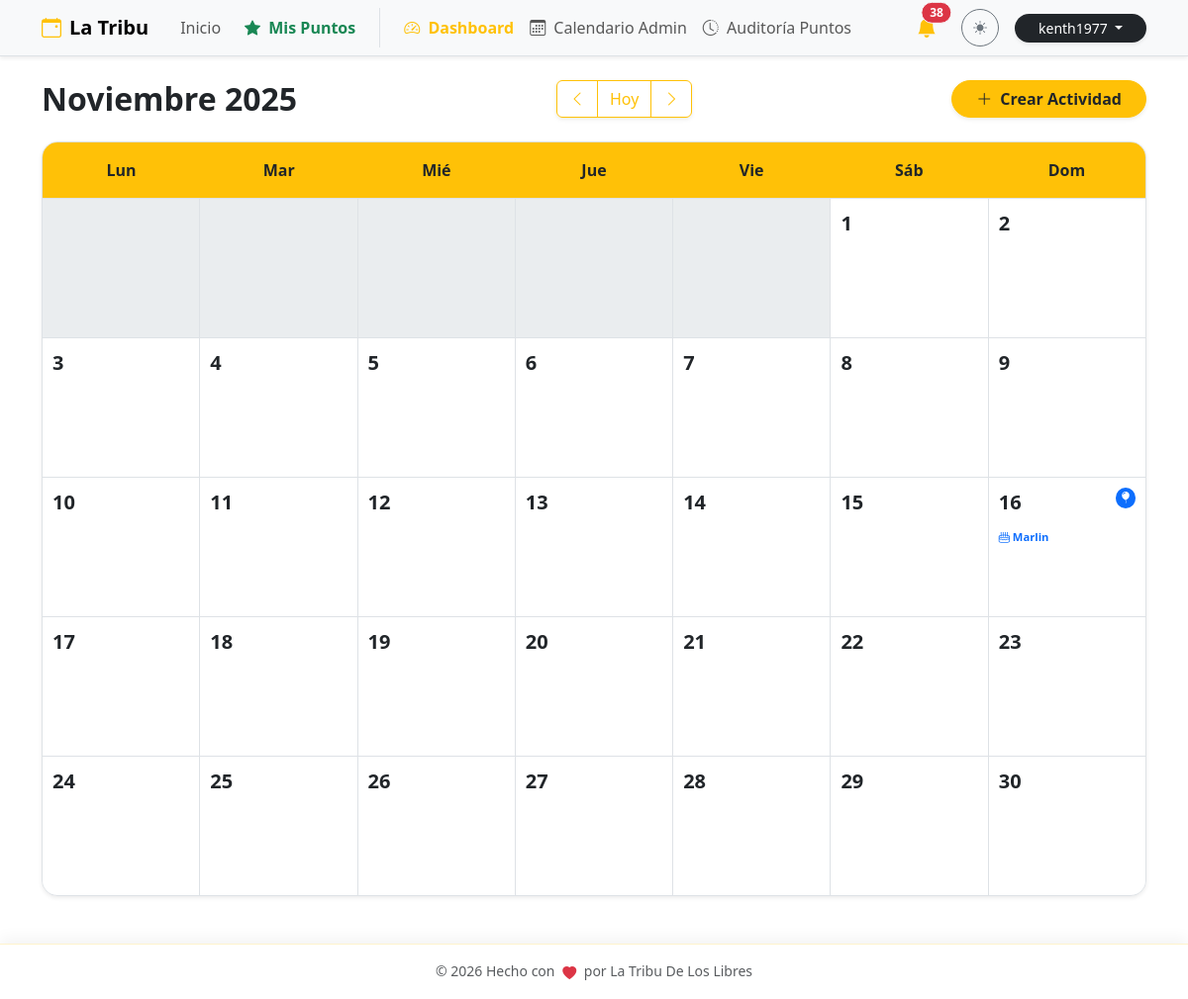
Before: /admin/calendar?year=2025&month=11 (signed in) with the older database file.
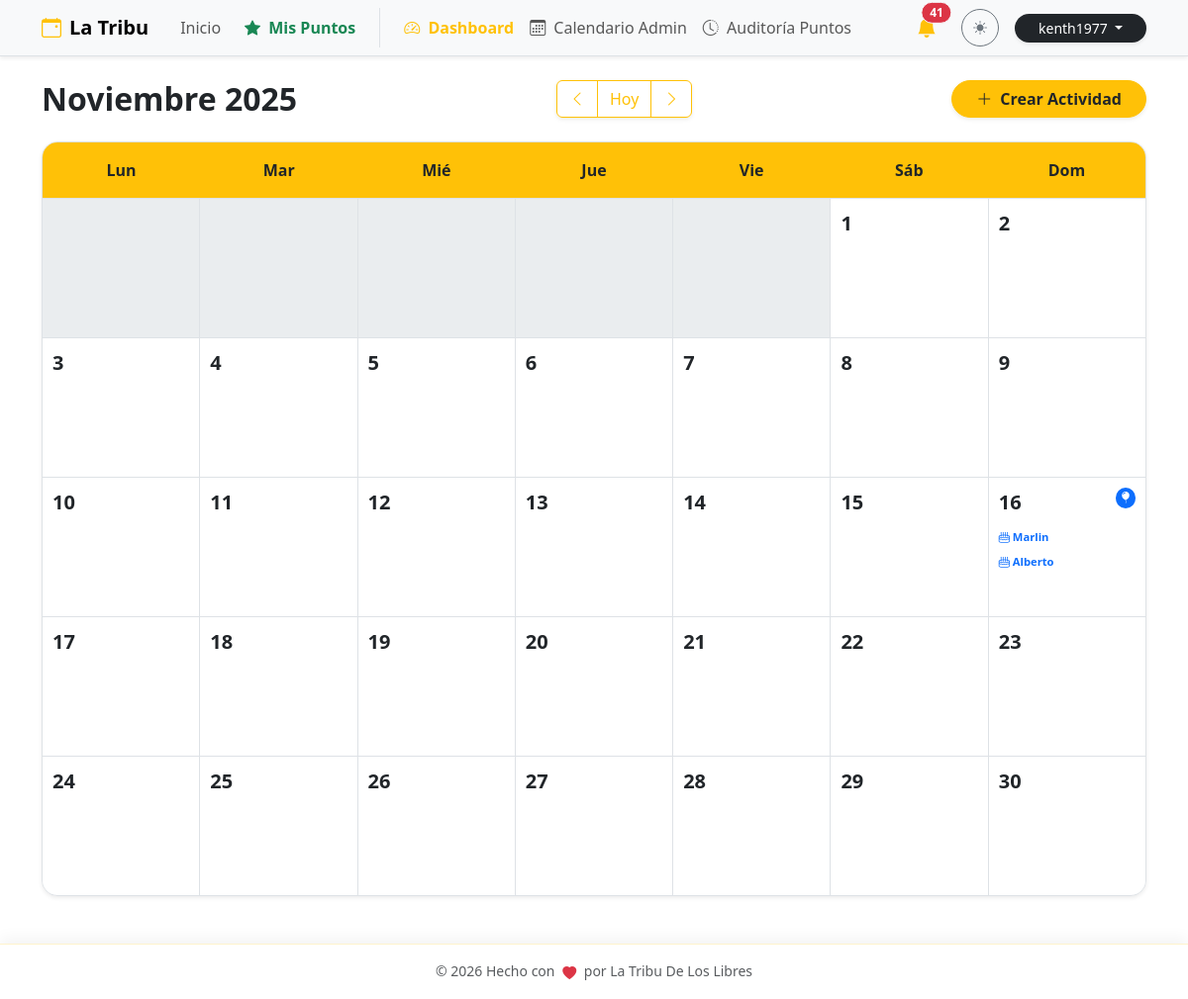
After: the same page with the newer database file.
### db.py (models this page shows)
class Member(db.Model):
    __tablename__ = 'member'
    id = db.Column(db.Integer, primary_key=True)
    pin = db.Column(db.String(6), unique=True, nullable=False)
    nombre = db.Column(db.String(100), nullable=False)
    apellido1 = db.Column(db.String(100), nullable=False)
    apellido2 = db.Column(db.String(100))
    telefono = db.Column(db.String(20))
    birth_date = db.Column(db.Date)
    puntos_totales = db.Column(db.Integer, default=0)
    debt_pending = db.Column(db.Boolean, default=False)
    ultimo_regalo_bday = db.Column(db.Integer, default=0) # Año del último regalo
    bookings = db.relationship('Booking', backref='member', lazy=True)
    logs = db.relationship('PointLog', backref='member', lazy=True)

### app.py (the view)
@calendar_bp.route('/admin/calendar')
@login_required
def view():
    year = request.args.get('year', datetime.now().year, type=int)
    month = request.args.get('month', datetime.now().month, type=int)
    if month > 12: month = 1; year += 1
    elif month < 1: month = 12; year -= 1
    cal = calendar.Calendar(firstweekday=0)
    weeks = cal.monthdayscalendar(year, month)
    events = Event.query.all()
    monthly_birthdays = Member.query.filter(extract('month', Member.birth_date) == month).all()
    return render_template('calendar.html',
                           weeks=weeks, year=year, month=month,
                           month_name=MESES_ES[month],
                           events=events,
                           monthly_birthdays=monthly_birthdays)

### app.py (called while the page is built)
@login_manager.user_loader
def load_user(user_id):
    try:
        return User.query.get(int(user_id))
    except (TypeError, ValueError, Exception):
        return None

@app.before_request
def force_https():
    if request.headers.get('X-Forwarded-Proto') == 'http':
        url = request.url.replace('http://', 'https://', 1)
        return redirect(url, code=301)

### templates/calendar.html (shortened to what this page needs)
{% extends "base.html" %}
{% block content %}
<div class="d-flex flex-column flex-md-row justify-content-between align-items-center mb-4 gap-3 animate__animated animate__fadeIn">
    <h2 class="mb-0 fw-bold">{{ month_name }} {{ year }}</h2>
    <div class="btn-group shadow-sm">
        <a href="{{ url_for('calendar_view.view', year=year, month=month-1) }}" class="btn btn-outline-warning">
            <i class="bi bi-chevron-left"></i>
        </a>
        <a href="{{ url_for('calendar_view.view') }}" class="btn btn-outline-warning">Hoy</a>
        <a href="{{ url_for('calendar_view.view', year=year, month=month+1) }}" class="btn btn-outline-warning">
            <i class="bi bi-chevron-right"></i>
        </a>
    </div>
    <button class="btn btn-warning fw-bold shadow-sm text-dark px-4 rounded-pill" data-bs-toggle="modal" data-bs-target="#addEventModal">
        <i class="bi bi-plus-lg me-2"></i>Crear Actividad
    </button>
</div>
<div class="calendar-wrapper shadow-sm rounded-4 overflow-hidden border bg-white">
    <div class="calendar-header-grid bg-warning text-dark py-3 fw-bold border-bottom text-center">
        <div>Lun</div>
        <div>Mar</div>
        <div>Mié</div>
        <div>Jue</div>
        <div>Vie</div>
        <div>Sáb</div>
        <div>Dom</div>
    </div>
    <div class="calendar-days-grid">
        {% for week in weeks %}
            {% for day in week %}
                <div class="calendar-cell {% if day == 0 %}empty bg-light bg-opacity-50{% else %}clickable-cell{% endif %}"
                     {% if day != 0 %}onclick="openAddModal({{ day }})"{% endif %}>
                    {% if day != 0 %}
                        <div class="d-flex justify-content-between align-items-start mb-2">
                            <span class="day-number fw-bold fs-5">{{ day }}</span>
                            {% set day_birthdays = [] %}
                            {% for mb in monthly_birthdays %}
                                {% if mb.birth_date.day == day %}
                                    {% set _ = day_birthdays.append(mb) %}
                                {% endif %}
                            {% endfor %}
                            {% if day_birthdays %}
                                <span class="badge bg-primary rounded-circle p-1" title="Cumpleaños: {{ day_birthdays|length }}">
                                    <i class="bi bi-balloon-fill"></i>
                                </span>
                            {% endif %}
                        </div>
                        <div class="event-stack">
                            {% for bday_person in day_birthdays %}
                                <div class="x-small text-primary fw-bold mt-1">
                                    <i class="bi bi-cake2"></i> {{ bday_person.nombre }}
                                </div>
                            {% endfor %}
                        </div>
                    {% endif %}
                </div>
            {% endfor %}
        {% endfor %}
    </div>
</div>
{% endblock %}

### templates/base.html (shortened to what the changed rows need)
<!DOCTYPE html>
<html lang="es" data-bs-theme="light">
<head>
    <link href="https://cdn.jsdelivr.net/npm/bootstrap@5.3.2/dist/css/bootstrap.min.css" rel="stylesheet">
    <link rel="stylesheet" href="https://cdn.jsdelivr.net/npm/bootstrap-icons@1.11.1/font/bootstrap-icons.css">
    <link rel="stylesheet" href="https://cdnjs.cloudflare.com/ajax/libs/animate.css/4.1.1/animate.min.css"/>
</head>
<body>
    <nav class="navbar navbar-expand-lg bg-body-tertiary border-bottom sticky-top shadow-sm">
        <div class="container">
            <div class="collapse navbar-collapse" id="navbarNav">
                <div class="d-flex align-items-center gap-3 mt-3 mt-lg-0">
                    {% if current_user.is_authenticated and current_user.is_superuser %}
                    <div class="dropdown">
                        <button class="btn btn-link position-relative text-dark p-0 me-2" type="button" data-bs-toggle="dropdown" aria-expanded="false">
                            <i class="bi bi-bell-fill fs-5 text-warning"></i>
                            {% if admin_unread_count > 0 %}
                            <span class="position-absolute top-0 start-100 translate-middle badge rounded-pill bg-danger border border-light animate__animated animate__pulse animate__infinite">
                                {{ admin_unread_count }}
                            </span>
                            {% endif %}
                        </button>
                    </div>
                    {% endif %}
                </div>
            </div>
        </div>
    </nav>
    <main class="container py-4">
        {% block content %}{% endblock %}
    </main>
</body>
</html>

Changed rows visible on the page:
added Member: nombre "Alberto"
Other visible differences:
{{ admin_unread_count }}: "38" → "41"
